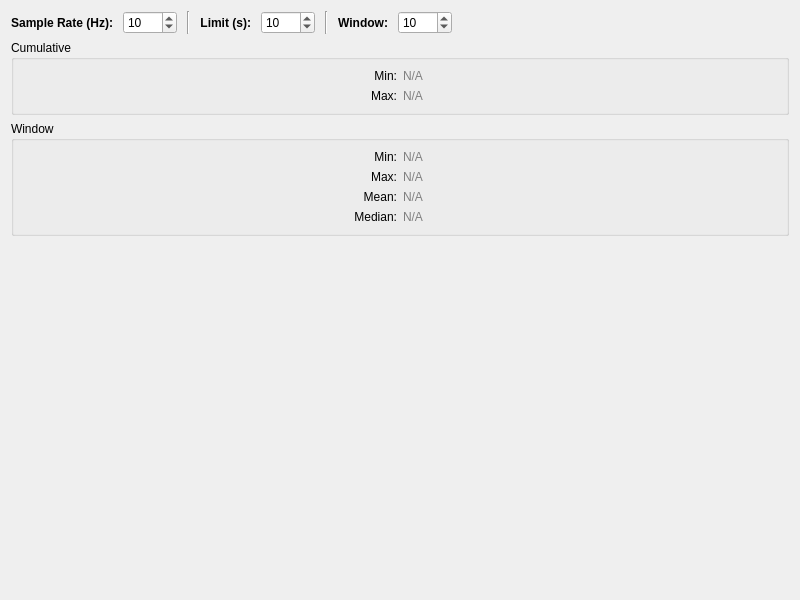
<?xml version="1.0" encoding="UTF-8"?>
<ui version="4.0">
 <class>timing</class>
 <widget class="QWidget" name="timing">
  <property name="geometry">
   <rect>
    <x>0</x>
    <y>0</y>
    <width>800</width>
    <height>600</height>
   </rect>
  </property>
  <property name="windowTitle">
   <string>Timing</string>
  </property>
  <layout class="QVBoxLayout" name="verticalLayout_2">
   <item>
    <layout class="QHBoxLayout" name="horizontalLayout" stretch="0,0,0,0,0,1">
     <property name="spacing">
      <number>10</number>
     </property>
     <item>
      <layout class="QFormLayout" name="formLayout">
       <item row="0" column="0">
        <widget class="QLabel" name="label_rate">
         <property name="font">
          <font>
           <weight>75</weight>
           <bold>true</bold>
          </font>
         </property>
         <property name="text">
          <string>Sample Rate (Hz):</string>
         </property>
         <property name="alignment">
          <set>Qt::AlignRight|Qt::AlignTrailing|Qt::AlignVCenter</set>
         </property>
        </widget>
       </item>
       <item row="0" column="1">
        <widget class="QSpinBox" name="spin_rate">
         <property name="minimum">
          <number>1</number>
         </property>
         <property name="maximum">
          <number>1000</number>
         </property>
         <property name="value">
          <number>10</number>
         </property>
        </widget>
       </item>
      </layout>
     </item>
     <item>
      <widget class="Line" name="line">
       <property name="orientation">
        <enum>Qt::Vertical</enum>
       </property>
      </widget>
     </item>
     <item>
      <layout class="QFormLayout" name="formLayout_3">
       <item row="0" column="0">
        <widget class="QLabel" name="label_limit">
         <property name="font">
          <font>
           <weight>75</weight>
           <bold>true</bold>
          </font>
         </property>
         <property name="text">
          <string>Limit (s):</string>
         </property>
         <property name="alignment">
          <set>Qt::AlignRight|Qt::AlignTrailing|Qt::AlignVCenter</set>
         </property>
        </widget>
       </item>
       <item row="0" column="1">
        <widget class="QSpinBox" name="spin_limit">
         <property name="minimum">
          <number>1</number>
         </property>
         <property name="maximum">
          <number>1000</number>
         </property>
         <property name="value">
          <number>10</number>
         </property>
        </widget>
       </item>
      </layout>
     </item>
     <item>
      <widget class="Line" name="line_2">
       <property name="orientation">
        <enum>Qt::Vertical</enum>
       </property>
      </widget>
     </item>
     <item>
      <layout class="QFormLayout" name="formLayout_2">
       <item row="0" column="0">
        <widget class="QLabel" name="label_window">
         <property name="font">
          <font>
           <weight>75</weight>
           <bold>true</bold>
          </font>
         </property>
         <property name="text">
          <string>Window:</string>
         </property>
         <property name="alignment">
          <set>Qt::AlignRight|Qt::AlignTrailing|Qt::AlignVCenter</set>
         </property>
        </widget>
       </item>
       <item row="0" column="1">
        <widget class="QSpinBox" name="spin_window">
         <property name="minimum">
          <number>1</number>
         </property>
         <property name="maximum">
          <number>1000</number>
         </property>
         <property name="value">
          <number>10</number>
         </property>
        </widget>
       </item>
      </layout>
     </item>
     <item>
      <spacer name="horizontalSpacer">
       <property name="orientation">
        <enum>Qt::Horizontal</enum>
       </property>
       <property name="sizeHint" stdset="0">
        <size>
         <width>40</width>
         <height>20</height>
        </size>
       </property>
      </spacer>
     </item>
    </layout>
   </item>
   <item>
    <layout class="QHBoxLayout" name="horizontalLayout_2" stretch="1,0">
     <item>
      <layout class="QHBoxLayout" name="figure"/>
     </item>
     <item>
      <layout class="QVBoxLayout" name="verticalLayout">
       <item>
        <widget class="QGroupBox" name="groupBox">
         <property name="title">
          <string>Cumulative</string>
         </property>
         <layout class="QGridLayout" name="gridLayout">
          <item row="0" column="1">
           <widget class="QLabel" name="out_min">
            <property name="minimumSize">
             <size>
              <width>50</width>
              <height>0</height>
             </size>
            </property>
            <property name="text">
             <string>&lt;font color=&quot;grey&quot;&gt;N/A&lt;font&gt;</string>
            </property>
           </widget>
          </item>
          <item row="1" column="1">
           <widget class="QLabel" name="out_max">
            <property name="minimumSize">
             <size>
              <width>50</width>
              <height>0</height>
             </size>
            </property>
            <property name="text">
             <string>&lt;font color=&quot;grey&quot;&gt;N/A&lt;font&gt;</string>
            </property>
           </widget>
          </item>
          <item row="0" column="0">
           <widget class="QLabel" name="label_min">
            <property name="text">
             <string>Min:</string>
            </property>
            <property name="alignment">
             <set>Qt::AlignRight|Qt::AlignTrailing|Qt::AlignVCenter</set>
            </property>
           </widget>
          </item>
          <item row="1" column="0">
           <widget class="QLabel" name="label_max">
            <property name="text">
             <string>Max:</string>
            </property>
            <property name="alignment">
             <set>Qt::AlignRight|Qt::AlignTrailing|Qt::AlignVCenter</set>
            </property>
           </widget>
          </item>
         </layout>
        </widget>
       </item>
       <item>
        <widget class="QGroupBox" name="groupBox_2">
         <property name="title">
          <string>Window</string>
         </property>
         <layout class="QGridLayout" name="gridLayout_2">
          <item row="0" column="1">
           <widget class="QLabel" name="out_window_min">
            <property name="minimumSize">
             <size>
              <width>50</width>
              <height>0</height>
             </size>
            </property>
            <property name="text">
             <string>&lt;font color=&quot;grey&quot;&gt;N/A&lt;font&gt;</string>
            </property>
           </widget>
          </item>
          <item row="4" column="1">
           <widget class="QLabel" name="out_window_mean">
            <property name="minimumSize">
             <size>
              <width>50</width>
              <height>0</height>
             </size>
            </property>
            <property name="text">
             <string>&lt;font color=&quot;grey&quot;&gt;N/A&lt;font&gt;</string>
            </property>
           </widget>
          </item>
          <item row="5" column="0">
           <widget class="QLabel" name="label_window_median">
            <property name="text">
             <string>Median:</string>
            </property>
            <property name="alignment">
             <set>Qt::AlignRight|Qt::AlignTrailing|Qt::AlignVCenter</set>
            </property>
           </widget>
          </item>
          <item row="0" column="0">
           <widget class="QLabel" name="label_window_min">
            <property name="text">
             <string>Min:</string>
            </property>
            <property name="alignment">
             <set>Qt::AlignRight|Qt::AlignTrailing|Qt::AlignVCenter</set>
            </property>
           </widget>
          </item>
          <item row="2" column="0">
           <widget class="QLabel" name="label_window_max">
            <property name="text">
             <string>Max:</string>
            </property>
            <property name="alignment">
             <set>Qt::AlignRight|Qt::AlignTrailing|Qt::AlignVCenter</set>
            </property>
           </widget>
          </item>
          <item row="4" column="0">
           <widget class="QLabel" name="label_window_mean">
            <property name="text">
             <string>Mean:</string>
            </property>
            <property name="alignment">
             <set>Qt::AlignRight|Qt::AlignTrailing|Qt::AlignVCenter</set>
            </property>
           </widget>
          </item>
          <item row="2" column="1">
           <widget class="QLabel" name="out_window_max">
            <property name="minimumSize">
             <size>
              <width>50</width>
              <height>0</height>
             </size>
            </property>
            <property name="text">
             <string>&lt;font color=&quot;grey&quot;&gt;N/A&lt;font&gt;</string>
            </property>
           </widget>
          </item>
          <item row="5" column="1">
           <widget class="QLabel" name="out_window_median">
            <property name="minimumSize">
             <size>
              <width>50</width>
              <height>0</height>
             </size>
            </property>
            <property name="text">
             <string>&lt;font color=&quot;grey&quot;&gt;N/A&lt;font&gt;</string>
            </property>
           </widget>
          </item>
         </layout>
        </widget>
       </item>
       <item>
        <spacer name="verticalSpacer">
         <property name="orientation">
          <enum>Qt::Vertical</enum>
         </property>
         <property name="sizeHint" stdset="0">
          <size>
           <width>20</width>
           <height>40</height>
          </size>
         </property>
        </spacer>
       </item>
      </layout>
     </item>
    </layout>
   </item>
  </layout>
 </widget>
 <resources/>
 <connections/>
</ui>
